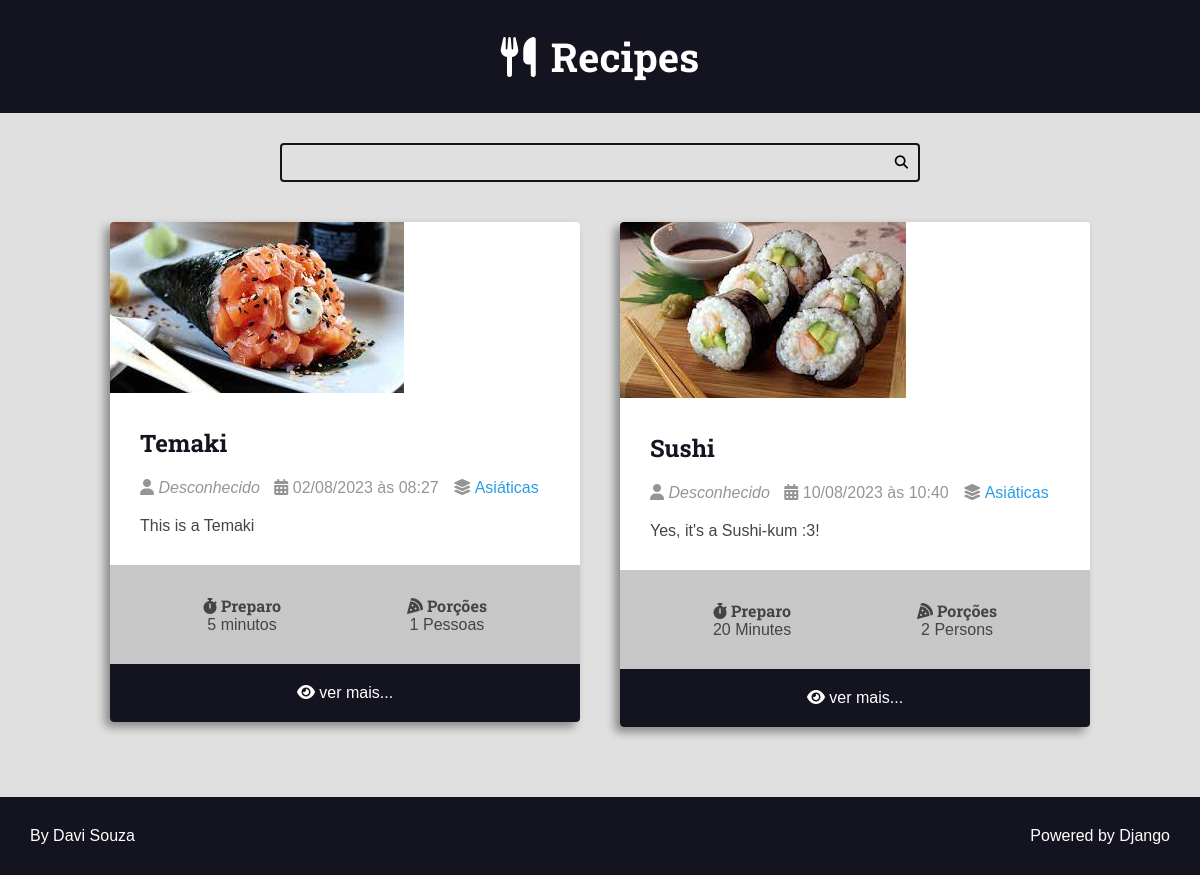
Page /recipes/category/4/ on the committed database.
### recipes/models.py (models this page shows, shortened)
class Recipe(models.Model):
    title = models.CharField(max_length=65)
    description = models.CharField(max_length=165)
    slug = models.SlugField(blank=True, unique=True)
    preparation_time = models.IntegerField()
    preparation_time_unit = models.CharField(max_length=65)
    servings = models.IntegerField()
    servings_unit = models.CharField(max_length=65)
    preparation_steps = models.TextField()
    preparation_steps_is_html = models.BooleanField(default=False)
    created_at = models.DateTimeField(auto_now_add=True)
    updated_at = models.DateTimeField(auto_now=True)
    is_published = models.BooleanField(default=False)
    cover = models.ImageField(
        upload_to='recipes/covers/%Y/%m/%d/', blank=True, null=True)
    category = models.ForeignKey(
        Category, on_delete=models.SET_NULL, null=True, blank=True,
        default=None)
    author = models.ForeignKey(
        Authors, on_delete=models.SET_NULL, null=True)

class Category(models.Model):
    name = models.CharField(max_length=65)

### recipes/views.py (the view, shortened to what this page needs)
# urls.py: path('recipes/category/<int:category_id>/',
def category(request, category_id):
    recipes = Recipe.objects.filter(
        category__id=category_id, is_published=True)
    page_obj, pagination_range = make_pagination(request, recipes, PER_PAGE)
    context = {'recipes': page_obj,
               'pagination_range': pagination_range,
               'title': f'{recipes.first().category.name} | ',
               }
    return render(request, 'recipes/pages/category.html', context, status=200)

### utils/pagination.py (called while the page is built)
def make_pagination(request, queryset, per_page, qty_pages=4):
    try:
        current_page = int(request.GET.get('page', 1))
    except ValueError:
        current_page = 1
    paginator = Paginator(queryset, per_page)
    page_obj = paginator.get_page(current_page)
    pagination_range = make_pagination_range(
        paginator.page_range,
        qty_pages,
        current_page
    )
    return page_obj, pagination_range

### recipes/templates/recipes/pages/category.html (shortened to what this page needs)
{% extends 'global/base.html' %}
{% block content %}
    <div class="main-content main-content-list container">
        {% for recipe in recipes %}
            {% include '../partials/recipe-cards.html' %}
        {% endfor %}
    </div>
{% endblock content %}

### recipes/templates/recipes/partials/recipe-cards.html (shortened to what this page needs)
<div class="recipe recipe-list-item">
    <div class="recipe-cover">
        {% if recipe.cover %}
        <a href="{% url 'recipes:recipe' recipe.slug %}">
            <img src="{{recipe.cover.url}}" alt="Temp">
        </a>
        {% endif %}
    </div>
    <div class="recipe-title-container">
        <h2 class="recipe-title">
            <a href="{% url 'recipes:recipe' recipe.slug %}">
                {{recipe.title}}
            </a>
        </h2>
    </div>
    <div class="recipe-author">
        <span class="recipe-author-item">
            <i class="fas fa-user"></i>
            {% if recipe.author is not None %}
            {% if recipe.author.first_name %}
            {{recipe.author.first_name}} {{recipe.author.last_name}}
            {% else %}
            {{recipe.author.username}}
            {% endif %}
            {% else %}
            <em>Desconhecido</em>
            {% endif %}
        </span>
        <span class="recipe-author-item">
            <i class="fas fa-calendar-alt"></i>
            {{recipe.created_at|date:"d/m/Y"}} às {{recipe.created_at|date:"H:i"}}
        </span>
        {% if recipe.category is not None %}
        <span class="recipe-author-item">
            <i class="fas fa-layer-group"></i>
            <span> <a href="{% url 'recipes:category' recipe.category.id %}"> {{recipe.category.name}} </a> </span>
        </span>
        {% endif %}
    </div>
    <div class="recipe-content">
        <p> {{recipe.description}} </p>
    </div>
    <div class="recipe-meta-container">
        <div class="recipe-meta recipe-preparation">
            <h3 class="recipe-meta-title"><i class="fas fa-stopwatch"></i> Preparo</h3>
            <div class="recipe-meta-text">
                {{recipe.preparation_time}} {{recipe.preparation_time_unit}}
            </div>
        </div>
        <div class="recipe-meta recipe-servings">
            <h3 class="recipe-meta-title"><i class="fas fa-pizza-slice"></i> Porções</h3>
            <div class="recipe-meta-text">
                {{recipe.servings}} {{recipe.servings_unit}}
            </div>
        </div>
    </div>
    {% if not is_detail_page %}
    <footer class="recipe-footer">
        <a class="recipe-read-more button button-dark button-full-width" href="{% url 'recipes:recipe' recipe.slug%}">
            <i class="fas fa-eye"></i>
            <span>ver mais...</span>
        </a>
    </footer>
    {% endif %}
</div>

### static/global/css/styles.css (style rules this page uses)
:root { --color-primary: #269fe6; --color-primary-hover: #2086c2; --color-primary-dark: #13141f; --color-primary-dark-hover: #212336; --color-primary-light: #d4ecfa; --color-primary-light-hover: #bdd8e7; --color-white: #fff; --color-black: #000; --color-dark-text: #444; --color-info-light: #cce5ff; --color-debug-light: #cce5ff; --color-success-light: #d4edda; --color-alert-light: #fff3cd; --color-warning-light: #fff3cd; --color-error-light: #f8d7da; --color-info-dark: #4d86c4; --color-debug-dark: #4d86c4; --color-success-dark: #4a9c5d; --color-alert-dark: #927f40; --color-warning-dark: #927f40; --color-error-dark: #cc2e3b; --color-error-dark-hover: #b83842; --color-gray-0: #f9f9f9; --color-gray-1: #e0e0e0; --color-gray-2: #c7c7c7; --color-gray-3: #aeaeae; --color-gray-4: #959595; --color-gray-5: #7d7d7d; --color-gray-6: #646464; --color-gray-7: #4b4b4b; --color-gray-8: #323232; --color-gray-9: #191919; --font-primary: sans-serif; --font-headings: 'Roboto Slab', serif; --spacing-gutter-medium: 3rem; --spacing-gutter-large: 4rem; }
* { padding: 0; margin: 0; box-sizing: border-box; }
html { font-size: 62.5%; }
body { background: var(--color-gray-1); font-size: 1.6rem; font-family: var(--font-primary); color: var(--color-dark-text); }
h1, h2, h3, h4, h5, h6 { font-family: var(--font-headings); }
img { max-width: 100%; }
.container { max-width: 144rem; margin: 0 auto; padding: var(--spacing-gutter-medium); }
.main-content { padding-top: 0; }
.main-content-list { display: grid; grid-template-columns: repeat(auto-fit, minmax(340px, 1fr)); gap: var(--spacing-gutter-large); }
.recipe { background: var(--color-white); box-shadow: -5px 5px 10px rgba(0, 0, 0, .4); transform: scale(1); transition: all 250ms ease-in-out; border-radius: 4px; overflow: hidden; }
.recipe img { max-width: 100%; }
.recipe-list-item { max-width: 64rem; height: fit-content; }
.recipe-title-container { padding: var(--spacing-gutter-medium); padding-bottom: 2rem; }
.recipe-title-container a { text-decoration: none; color: var(--color-primary-dark) }
.recipe-author { padding: 0 var(--spacing-gutter-medium); }
.recipe-author a { color: var(--color-primary); transition: all 300ms ease-in-out; text-decoration: none; }
.recipe-author-item { color: var(--color-gray-4); margin-right: 1rem; }
.recipe-content { padding: var(--spacing-gutter-medium); padding-top: 2rem; }
.recipe-meta-container { justify-content: center; display: flex; flex-flow: row wrap; padding: var(--spacing-gutter-medium); background: var(--color-gray-2); }
.recipe-meta { display: flex; flex-flow: column nowrap; flex-shrink: 1; flex-grow: 1; text-align: center; }
.recipe-meta-title { font-size: 1.6rem; }
.recipe-footer a { background: var(--color-primary-dark); display: block; color: var(--color-white); text-decoration: none; text-align: center; padding: 2rem var(--spacing-gutter-medium); transition: all 300ms ease-in-out; }

### rows in the picture
Recipe: cover (picture), title "Temaki", shows "Desconhecido", created_at "02/08/2023", created_at "08:27", category.name "Asiáticas", description "This is a Temaki", preparation_time "5", preparation_time_unit "minutos", servings "1", servings_unit "Pessoas"
Recipe: cover (picture), title "Sushi", shows "Desconhecido", created_at "10/08/2023", created_at "10:40", category.name "Asiáticas", description "Yes, it's a Sushi-kum :3!", preparation_time "20", preparation_time_unit "Minutes", servings "2", servings_unit "Persons"
